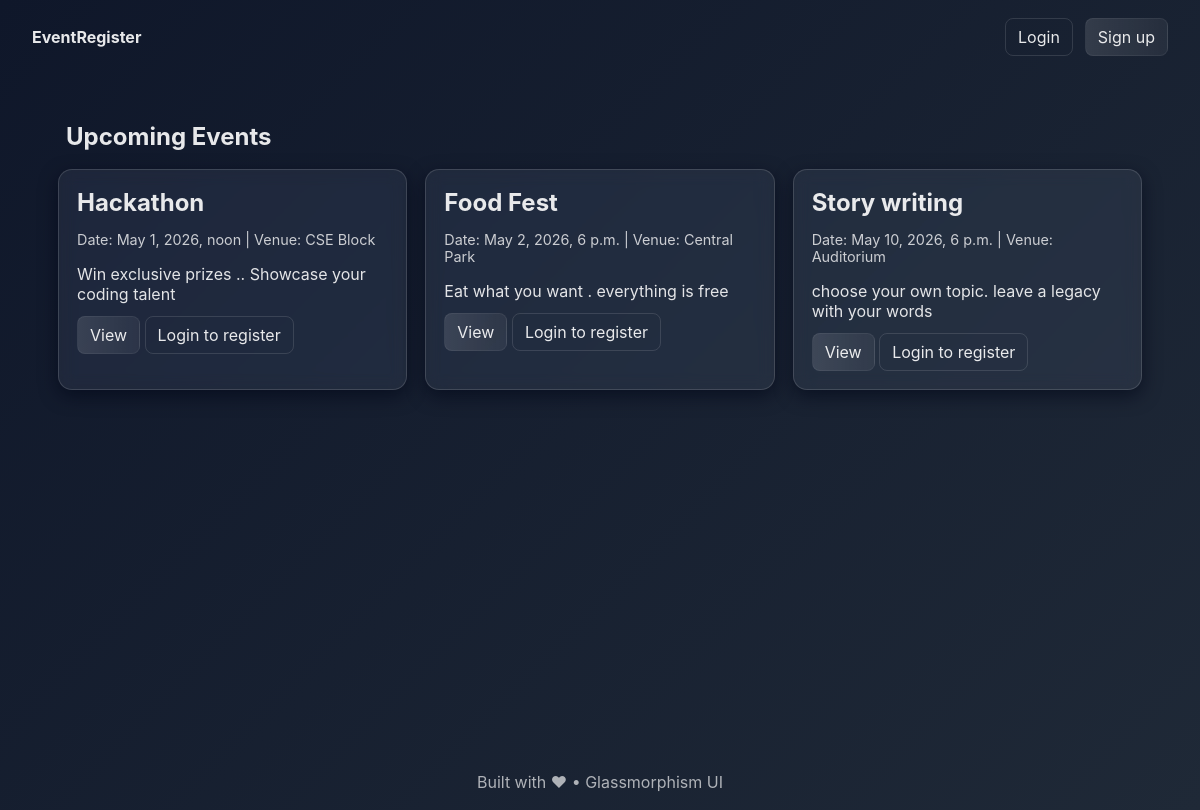
The page / on the database its author committed.
### ERSysApp/models.py (models this page shows, shortened)
class Event(models.Model):
    title = models.CharField(max_length=200)
    description = models.TextField()
    location = models.CharField(max_length=200)
    date = models.DateTimeField()
    capacity = models.IntegerField()
    created_at = models.DateTimeField(auto_now_add=True)

### ERSysApp/views.py (the view)
# urls.py: path('', home, name='home'),
def home(request):
    events = Event.objects.all()
    return render(request, 'index.html', {'events': events})

### templates/index.html
{% extends 'base.html' %}
{% block content %}
  <section class="container">
    <h1 class="page-title">Upcoming Events</h1>
    <div class="grid">
      {% for event in events %}
      <article class="glass-card">
        <h2 class="event-title">{{ event.title }}</h2>
        <p class="meta">Date: {{ event.date }} | Venue: {{ event.location }}</p>
        <p class="excerpt">{{ event.description|truncatechars:120 }}</p>
        <a class="btn" href="{% url 'event_detail' event.pk %}">View</a>
        {% if request.user.is_authenticated %}
          <a class="btn" href="{% url 'register_event' event.pk %}">Register</a>
        {% else %}
          <a class="btn ghost" href="{% url 'login' %}?next={% url 'event_detail' event.pk %}">Login to register</a>
        {% endif %}
      </article>
      {% empty %}
      <p>No events found.</p>
      {% endfor %}
    </div>
  </section>
{% endblock %}

### static/css/glass.css (style rules this page uses)
:root { --bg1: #0f172a; --bg2: #1f2937; --glass-bg: rgba(255,255,255,0.06); --glass-border: rgba(255,255,255,0.14); --accent: rgba(255,255,255,0.9); }
* { box-sizing:border-box }
html,body { height:100% }
body { margin:0; font-family:Inter,ui-sans-serif,system-ui,Segoe UI,Arial; background: linear-gradient(135deg,var(--bg1) 0%,var(--bg2) 100%); color:var(--accent); -webkit-font-smoothing:antialiased; }
.container { padding:8px }
.page-title { margin:0 0 18px 8px }
.grid { display:grid; grid-template-columns: repeat(auto-fit,minmax(260px,1fr)); gap:18px }
.glass-card { background:var(--glass-bg); border:1px solid var(--glass-border); border-radius:14px; padding:18px; backdrop-filter:blur(8px) saturate(120%); box-shadow:0 6px 18px rgba(2,6,23,0.6); }
.event-title { margin:0 0 8px 0 }
.meta { font-size:0.9rem; opacity:0.85; margin-bottom:12px }
.excerpt { color:rgba(255,255,255,0.88); margin-bottom:12px }
.btn { display:inline-block; padding:8px 12px; border-radius:8px; text-decoration:none; background:linear-gradient(90deg,rgba(255,255,255,0.12),rgba(255,255,255,0.06)); color:var(--accent); border:1px solid rgba(255,255,255,0.06) }
.btn.ghost { background:transparent; border:1px solid rgba(255,255,255,0.12) }

### rows shown on the page
Event: title "Hackathon", date "May 1, 2026, noon", location "CSE Block", description "Win exclusive prizes .. Showcase your coding talent"
Event: title "Food Fest", date "May 2, 2026, 6 p.m.", location "Central Park", description "Eat what you want . everything is free"
Event: title "Story writing", date "May 10, 2026, 6 p.m.", location "Auditorium", description "choose your own topic. leave a legacy with your words"
